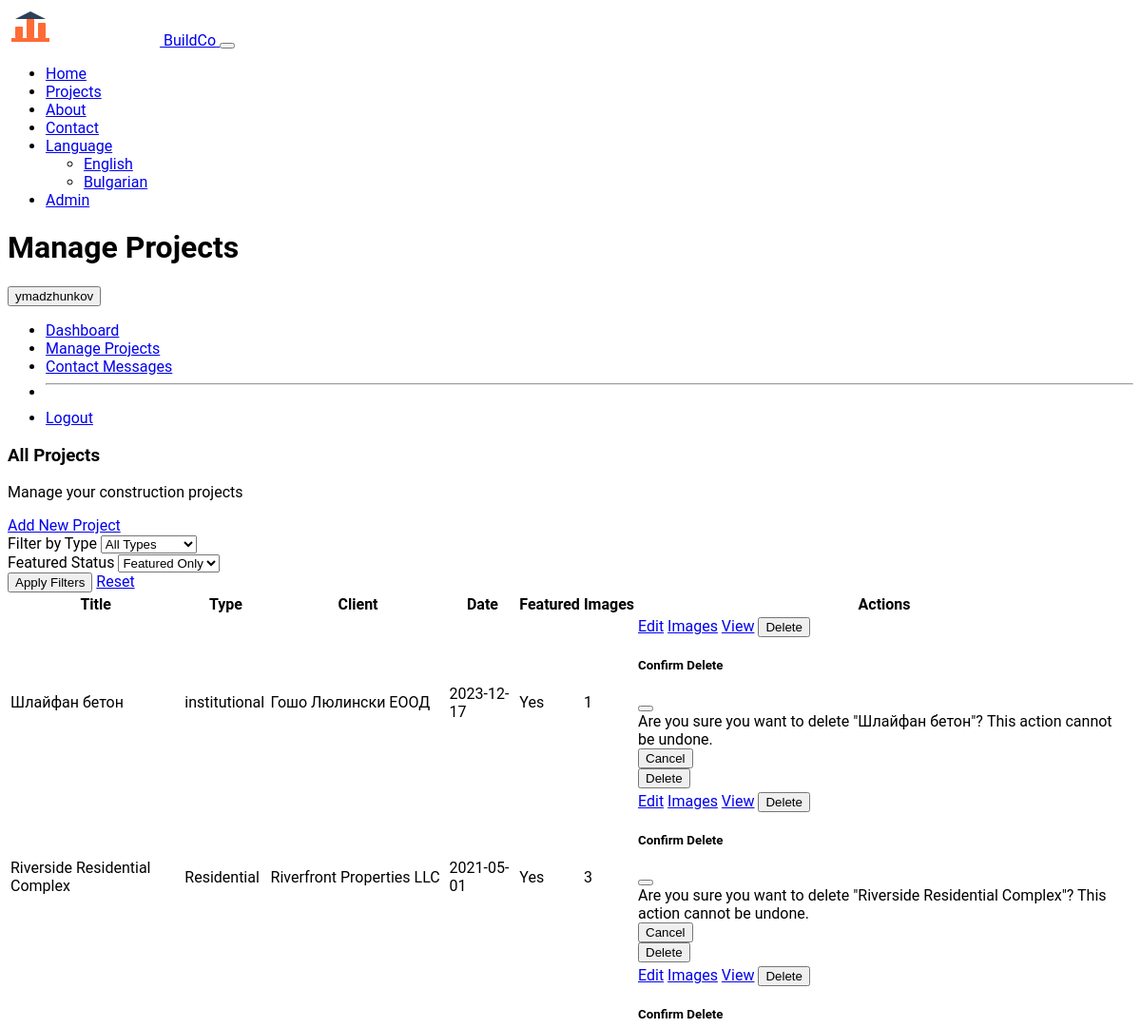
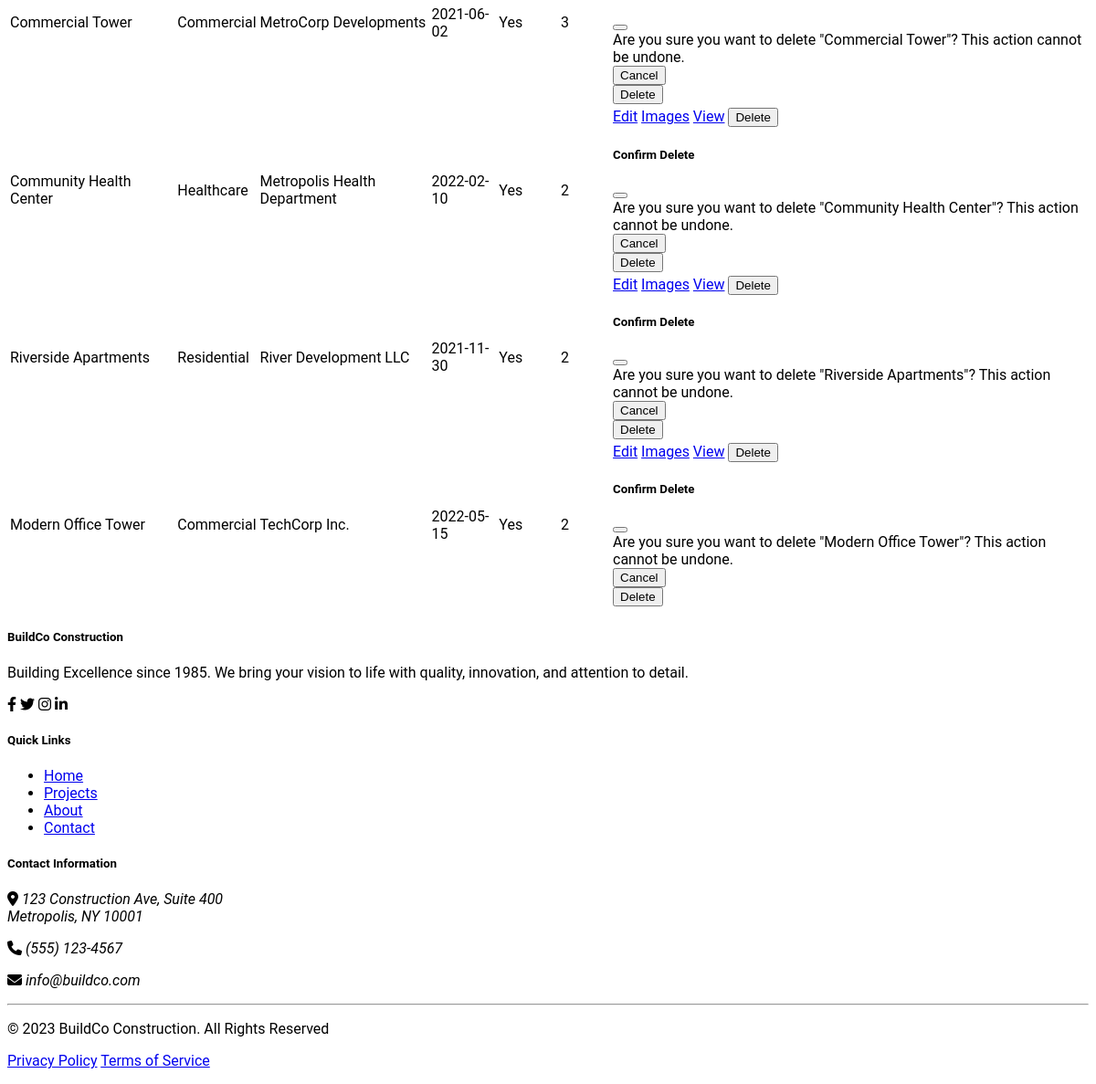
Page /admin/projects?featured=1 (signed in) on the committed database (2 pictures, top to bottom).
### models.py (models this page shows, shortened)
class User(UserMixin, db.Model):
    id = db.Column(db.Integer, primary_key=True)
    username = db.Column(db.String(64), unique=True, nullable=False)
    email = db.Column(db.String(120), unique=True, nullable=False)
    password_hash = db.Column(db.String(256))
    is_admin = db.Column(db.Boolean, default=False)
    created_at = db.Column(db.DateTime, default=datetime.utcnow)

class Project(db.Model):
    id = db.Column(db.Integer, primary_key=True)
    title = db.Column(db.String(100), nullable=False)
    slug = db.Column(db.String(120), unique=True, nullable=False)
    description = db.Column(db.Text, nullable=False)
    client = db.Column(db.String(100), nullable=False)
    location = db.Column(db.String(150), nullable=False)
    completion_date = db.Column(db.Date, default=datetime.utcnow)
    square_footage = db.Column(db.Integer)
    project_type = db.Column(db.String(50))
    featured = db.Column(db.Boolean, default=False)
    created_at = db.Column(db.DateTime, default=datetime.utcnow)
    images = db.relationship('ProjectImage', backref='project', cascade='all, delete-orphan')

### routes.py (the view)
@app.route('/admin/projects')
@login_required
def admin_projects():
    project_type = request.args.get('project_type')
    featured = request.args.get('featured')
    query = Project.query
    if project_type:
        query = query.filter_by(project_type=project_type)
    if featured:
        featured_bool = featured == '1'
        query = query.filter_by(featured=featured_bool)
    projects_list = query.order_by(Project.created_at.desc()).all()
    return render_template('admin/projects.html',
                          title='Manage Projects',
                          projects=projects_list)

### app.py (called while the page is built)
def get_locale():
    if 'language' in session:
        return session['language']
    return request.accept_languages.best_match(app.config['BABEL_SUPPORTED_LOCALES'])

@login_manager.user_loader
def load_user(user_id):
    from models import User
    return User.query.get(int(user_id))

@app.before_request
def before_request():
    g.lang_code = session.get('language', request.accept_languages.best_match(app.config['BABEL_SUPPORTED_LOCALES']) or 'en')

### templates/admin/projects.html (shortened to what this page needs)
{% extends "admin/base.html" %}
{% block admin_content %}
<div class="mb-4 d-flex justify-content-between align-items-center">
    <div>
        <h3>All Projects</h3>
        <p class="text-muted">Manage your construction projects</p>
    </div>
    <div>
        <a href="{{ url_for('admin_add_project') }}" class="btn btn-primary">
             Add New Project
        </a>
    </div>
</div>
<div class="card mb-4 shadow-sm">
    <div class="card-body">
        <form method="get" class="row g-3">
            <div class="col-md-4">
                <label for="project_type" class="form-label">Filter by Type</label>
                <select name="project_type" id="project_type" class="form-select">
                    <option value="">All Types</option>
                </select>
            </div>
            <div class="col-md-4">
                <label for="featured" class="form-label">Featured Status</label>
                <select name="featured" id="featured" class="form-select">
                    <option value="1" {% if request.args.get('featured') == '1' %}selected{% endif %}>Featured Only</option>
                </select>
            </div>
            <div class="col-md-4 d-flex align-items-end">
                <button type="submit" class="btn btn-primary me-2">Apply Filters</button>
                <a href="{{ url_for('admin_projects') }}" class="btn btn-outline-secondary">Reset</a>
            </div>
        </form>
    </div>
</div>
<div class="card shadow-sm">
    <div class="card-body p-0">
        <div class="table-responsive">
            <table class="table table-hover mb-0">
                <thead class="table-light">
                    <tr>
                        <th>Title</th>
                        <th>Type</th>
                        <th>Client</th>
                        <th>Date</th>
                        <th>Featured</th>
                        <th>Images</th>
                        <th>Actions</th>
                    </tr>
                </thead>
                <tbody>
                    {% for project in projects %}
                    <tr>
                        <td>{{ project.title }}</td>
                        <td>{{ project.project_type }}</td>
                        <td>{{ project.client }}</td>
                        <td>{{ project.completion_date.strftime('%Y-%m-%d') }}</td>
                        <td>
                            {% if project.featured %}
                            <span class="badge bg-success">Yes</span>
                            {% else %}
                            <span class="badge bg-secondary">No</span>
                            {% endif %}
                        </td>
                        <td>
                            <span class="badge bg-info">{{ project.images|length }}</span>
                        </td>
                        <td>
                            <div class="btn-group btn-group-sm" role="group">
                                <a href="{{ url_for('admin_edit_project', project_id=project.id) }}" class="btn btn-outline-primary">Edit</a>
                                <a href="{{ url_for('admin_project_images', project_id=project.id) }}" class="btn btn-outline-info">Images</a>
                                <a href="{{ url_for('project_detail', slug=project.slug) }}" target="_blank" class="btn btn-outline-secondary">View</a>
                                <button type="button" class="btn btn-outline-danger" data-bs-toggle="modal" data-bs-target="#deleteModal{{ project.id }}">Delete</button>
                            </div>
                            <div class="modal fade" id="deleteModal{{ project.id }}" tabindex="-1" aria-labelledby="deleteModalLabel{{ project.id }}" aria-hidden="true">
                                <div class="modal-dialog">
                                    <div class="modal-content">
                                        <div class="modal-header">
                                            <h5 class="modal-title" id="deleteModalLabel{{ project.id }}">Confirm Delete</h5>
                                            <button type="button" class="btn-close" data-bs-dismiss="modal" aria-label="Close"></button>
                                        </div>
                                        <div class="modal-body">
                                            Are you sure you want to delete "{{ project.title }}"? This action cannot be undone.
                                        </div>
                                        <div class="modal-footer">
                                            <button type="button" class="btn btn-secondary" data-bs-dismiss="modal">Cancel</button>
                                            <form action="{{ url_for('admin_delete_project', project_id=project.id) }}" method="post" class="d-inline">
                                                <button type="submit" class="btn btn-danger">Delete</button>
                                            </form>
                                        </div>
                                    </div>
                                </div>
                            </div>
                        </td>
                    </tr>
                    {% else %}
                    <tr>
                        <td colspan="7" class="text-center py-4">No projects found. <a href="{{ url_for('admin_add_project') }}">Add your first project</a></td>
                    </tr>
                    {% endfor %}
                </tbody>
            </table>
        </div>
    </div>
</div>
{% endblock %}

### templates/admin/base.html (shortened to what this page needs)
{% extends "base.html" %}
{% block content %}
<div class="container pt-4 pb-4">
    <div class="row mb-4">
        <div class="col-md-8">
            <h1 class="display-5 fw-bold">{{ title }}</h1>
        </div>
        <div class="col-md-4 text-md-end d-flex align-items-center justify-content-md-end">
            {% if current_user.is_authenticated %}
            <div class="dropdown">
                <button class="btn btn-outline-primary dropdown-toggle" type="button" id="adminDropdown" data-bs-toggle="dropdown" aria-expanded="false">
                     {{ current_user.username }}
                </button>
                <ul class="dropdown-menu" aria-labelledby="adminDropdown">
                    <li><a class="dropdown-item" href="{{ url_for('admin_dashboard') }}">Dashboard</a></li>
                    <li><a class="dropdown-item" href="{{ url_for('admin_projects') }}">Manage Projects</a></li>
                    <li><a class="dropdown-item" href="{{ url_for('admin_messages') }}">Contact Messages</a></li>
                    <li><hr class="dropdown-divider"></li>
                    <li><a class="dropdown-item" href="{{ url_for('admin_logout') }}">Logout</a></li>
                </ul>
            </div>
            {% else %}
            <a href="{{ url_for('admin_login') }}" class="btn btn-primary">Login</a>
            {% endif %}
        </div>
    </div>
    {% block admin_content %}{% endblock %}
</div>
{% endblock %}

### static/css/custom.css (style rules this page uses)
:root { --construction-primary: #FF6B35; --construction-secondary: #2E4057; --construction-accent: #FFB563; --construction-light: #E6E8E6; --construction-dark: #1A1A1A; }
body { font-family: 'Roboto', 'Segoe UI', sans-serif; overflow-x: hidden; }
h1, h2, h3, h4, h5, h6 { font-weight: 700; }

### rows in the picture
User: username "ymadzhunkov"
Project: title "Шлайфан бетон", project_type "institutional", client "Гошо Люлински ЕООД", completion_date "2023-12-17", featured "Yes", images|length "1"
Project: title "Riverside Residential Complex", project_type "Residential", client "Riverfront Properties LLC", completion_date "2021-05-01", featured "Yes", images|length "3"
Project: title "Commercial Tower", project_type "Commercial", client "MetroCorp Developments", completion_date "2021-06-02", featured "Yes", images|length "3"
Project: title "Community Health Center", project_type "Healthcare", client "Metropolis Health Department", completion_date "2022-02-10", featured "Yes", images|length "2"
Project: title "Riverside Apartments", project_type "Residential", client "River Development LLC", completion_date "2021-11-30", featured "Yes", images|length "2"
Project: title "Modern Office Tower", project_type "Commercial", client "TechCorp Inc.", completion_date "2022-05-15", featured "Yes", images|length "2"

### other values in the picture
{{ title }} "Manage Projects"
